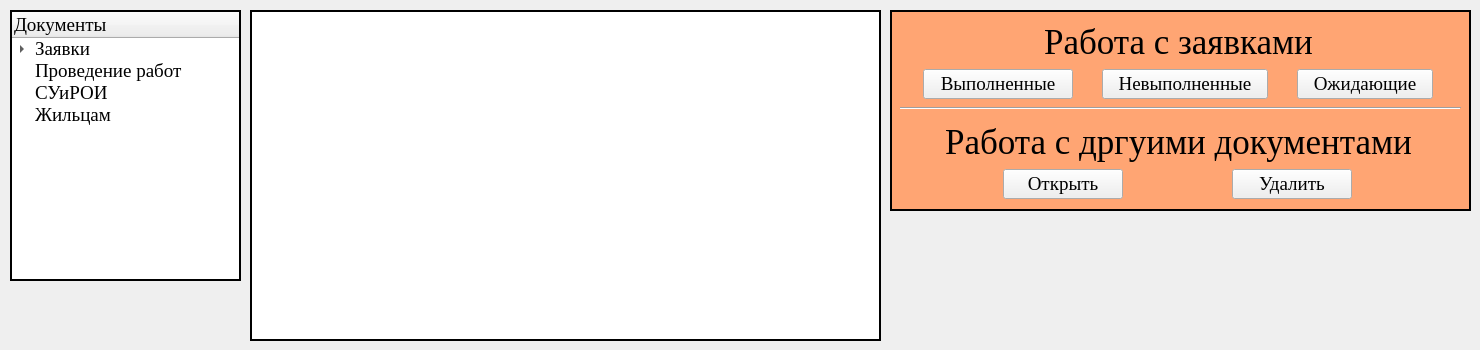
    <widget class="QWidget" name="tab_10">
     <attribute name="icon">
      <iconset>
       <normaloff>../icons/documents_files_icon_144654.ico</normaloff>../icons/documents_files_icon_144654.ico</iconset>
     </attribute>
     <attribute name="title">
      <string>Документы</string>
     </attribute>
     <widget class="QTreeWidget" name="treeForDocs">
      <property name="geometry">
       <rect>
        <x>10</x>
        <y>10</y>
        <width>231</width>
        <height>271</height>
       </rect>
      </property>
      <property name="font">
       <font>
        <family>Times New Roman</family>
        <pointsize>14</pointsize>
       </font>
      </property>
      <property name="styleSheet">
       <string notr="true">#treeForDocs{
border: 2px solid black
}</string>
      </property>
      <property name="animated">
       <bool>true</bool>
      </property>
      <column>
       <property name="text">
        <string>Документы</string>
       </property>
       <property name="font">
        <font>
         <family>Times New Roman</family>
         <pointsize>14</pointsize>
        </font>
       </property>
       <property name="textAlignment">
        <set>AlignLeading|AlignVCenter</set>
       </property>
      </column>
      <item>
       <property name="text">
        <string>Заявки</string>
       </property>
       <property name="font">
        <font>
         <family>Times New Roman</family>
         <pointsize>14</pointsize>
        </font>
       </property>
       <item>
        <property name="text">
         <string>Выполненные</string>
        </property>
        <property name="font">
         <font>
          <family>Times New Roman</family>
          <pointsize>14</pointsize>
         </font>
        </property>
       </item>
       <item>
        <property name="text">
         <string>Невыполненные</string>
        </property>
        <property name="font">
         <font>
          <family>Times New Roman</family>
          <pointsize>14</pointsize>
         </font>
        </property>
       </item>
       <item>
        <property name="text">
         <string>Ожидающие</string>
        </property>
        <property name="font">
         <font>
          <family>Times New Roman</family>
          <pointsize>14</pointsize>
         </font>
        </property>
       </item>
      </item>
      <item>
       <property name="text">
        <string>Проведение работ</string>
       </property>
       <property name="font">
        <font>
         <family>Times New Roman</family>
         <pointsize>14</pointsize>
        </font>
       </property>
      </item>
      <item>
       <property name="text">
        <string>СУиРОИ</string>
       </property>
       <property name="font">
        <font>
         <family>Times New Roman</family>
         <pointsize>14</pointsize>
        </font>
       </property>
      </item>
      <item>
       <property name="text">
        <string>Жильцам</string>
       </property>
       <property name="font">
        <font>
         <family>Times New Roman</family>
         <pointsize>14</pointsize>
        </font>
       </property>
      </item>
     </widget>
     <widget class="QListWidget" name="listForDocs">
      <property name="geometry">
       <rect>
        <x>250</x>
        <y>10</y>
        <width>631</width>
        <height>331</height>
       </rect>
      </property>
      <property name="font">
       <font>
        <family>Times New Roman</family>
        <pointsize>14</pointsize>
       </font>
      </property>
      <property name="styleSheet">
       <string notr="true">#listForDocs{
border: 2px solid black
}</string>
      </property>
      <property name="verticalScrollMode">
       <enum>QAbstractItemView::ScrollPerPixel</enum>
      </property>
      <property name="horizontalScrollMode">
       <enum>QAbstractItemView::ScrollPerPixel</enum>
      </property>
     </widget>
     <widget class="QFrame" name="frameForDocs">
      <property name="geometry">
       <rect>
        <x>890</x>
        <y>10</y>
        <width>581</width>
        <height>201</height>
       </rect>
      </property>
      <property name="styleSheet">
       <string notr="true">#frameForDocs{
background: #FFA573;
border: 2px solid black;
}</string>
      </property>
      <property name="frameShape">
       <enum>QFrame::StyledPanel</enum>
      </property>
      <property name="frameShadow">
       <enum>QFrame::Raised</enum>
      </property>
      <widget class="QWidget" name="layoutWidget">
       <property name="geometry">
        <rect>
         <x>10</x>
         <y>10</y>
         <width>557</width>
         <height>79</height>
        </rect>
       </property>
       <layout class="QVBoxLayout" name="verticalLayout_10">
        <item>
         <widget class="QLabel" name="label_26">
          <property name="maximumSize">
           <size>
            <width>16777215</width>
            <height>50</height>
           </size>
          </property>
          <property name="font">
           <font>
            <family>Times New Roman</family>
            <pointsize>26</pointsize>
           </font>
          </property>
          <property name="text">
           <string>Работа с заявками</string>
          </property>
          <property name="alignment">
           <set>Qt::AlignCenter</set>
          </property>
         </widget>
        </item>
        <item>
         <layout class="QGridLayout" name="gridLayout_7">
          <item row="0" column="1">
           <widget class="QPushButton" name="bttnNotArrival">
            <property name="maximumSize">
             <size>
              <width>166</width>
              <height>30</height>
             </size>
            </property>
            <property name="font">
             <font>
              <family>Times New Roman</family>
              <pointsize>14</pointsize>
             </font>
            </property>
            <property name="layoutDirection">
             <enum>Qt::RightToLeft</enum>
            </property>
            <property name="text">
             <string>Невыполненные</string>
            </property>
            <property name="icon">
             <iconset>
              <normaloff>../icons/cross-symbol_icon-icons.com_74149.ico</normaloff>../icons/cross-symbol_icon-icons.com_74149.ico</iconset>
            </property>
           </widget>
          </item>
          <item row="0" column="2">
           <widget class="QPushButton" name="bttnWaiting">
            <property name="maximumSize">
             <size>
              <width>136</width>
              <height>30</height>
             </size>
            </property>
            <property name="font">
             <font>
              <family>Times New Roman</family>
              <pointsize>14</pointsize>
             </font>
            </property>
            <property name="layoutDirection">
             <enum>Qt::RightToLeft</enum>
            </property>
            <property name="text">
             <string>Ожидающие</string>
            </property>
            <property name="icon">
             <iconset>
              <normaloff>../icons/1492790841-18time_84210.ico</normaloff>../icons/1492790841-18time_84210.ico</iconset>
            </property>
           </widget>
          </item>
          <item row="0" column="0">
           <widget class="QPushButton" name="bttnArrival">
            <property name="maximumSize">
             <size>
              <width>150</width>
              <height>30</height>
             </size>
            </property>
            <property name="font">
             <font>
              <family>Times New Roman</family>
              <pointsize>14</pointsize>
             </font>
            </property>
            <property name="layoutDirection">
             <enum>Qt::RightToLeft</enum>
            </property>
            <property name="text">
             <string>Выполненные</string>
            </property>
            <property name="icon">
             <iconset>
              <normaloff>../icons/checkedmark_114531.ico</normaloff>../icons/checkedmark_114531.ico</iconset>
            </property>
           </widget>
          </item>
         </layout>
        </item>
       </layout>
      </widget>
      <widget class="Line" name="line">
       <property name="geometry">
        <rect>
         <x>10</x>
         <y>90</y>
         <width>561</width>
         <height>16</height>
        </rect>
       </property>
       <property name="styleSheet">
        <string notr="true">@line{
background: #ddc;
border: 2px solid black;
}</string>
       </property>
       <property name="orientation">
        <enum>Qt::Horizontal</enum>
       </property>
      </widget>
      <widget class="QWidget" name="layoutWidget_2">
       <property name="geometry">
        <rect>
         <x>10</x>
         <y>110</y>
         <width>557</width>
         <height>79</height>
        </rect>
       </property>
       <layout class="QVBoxLayout" name="verticalLayout_18">
        <item>
         <widget class="QLabel" name="label_69">
          <property name="maximumSize">
           <size>
            <width>16777215</width>
            <height>50</height>
           </size>
          </property>
          <property name="font">
           <font>
            <family>Times New Roman</family>
            <pointsize>26</pointsize>
           </font>
          </property>
          <property name="text">
           <string>Работа с дргуими документами</string>
          </property>
          <property name="alignment">
           <set>Qt::AlignCenter</set>
          </property>
         </widget>
        </item>
        <item>
         <layout class="QGridLayout" name="gridLayout_8">
          <item row="0" column="1">
           <widget class="QPushButton" name="bttnForDocDel">
            <property name="maximumSize">
             <size>
              <width>120</width>
              <height>30</height>
             </size>
            </property>
            <property name="font">
             <font>
              <family>Times New Roman</family>
              <pointsize>14</pointsize>
             </font>
            </property>
            <property name="layoutDirection">
             <enum>Qt::RightToLeft</enum>
            </property>
            <property name="text">
             <string>Удалить</string>
            </property>
            <property name="icon">
             <iconset>
              <normaloff>../icons/cross-symbol_icon-icons.com_74149.ico</normaloff>../icons/cross-symbol_icon-icons.com_74149.ico</iconset>
            </property>
           </widget>
          </item>
          <item row="0" column="0">
           <widget class="QPushButton" name="bttnForDocOpen">
            <property name="maximumSize">
             <size>
              <width>120</width>
              <height>30</height>
             </size>
            </property>
            <property name="font">
             <font>
              <family>Times New Roman</family>
              <pointsize>14</pointsize>
             </font>
            </property>
            <property name="layoutDirection">
             <enum>Qt::RightToLeft</enum>
            </property>
            <property name="text">
             <string>Открыть</string>
            </property>
            <property name="icon">
             <iconset>
              <normaloff>../icons/checkedmark_114531.ico</normaloff>../icons/checkedmark_114531.ico</iconset>
            </property>
           </widget>
          </item>
         </layout>
        </item>
       </layout>
      </widget>
     </widget>
    </widget>
